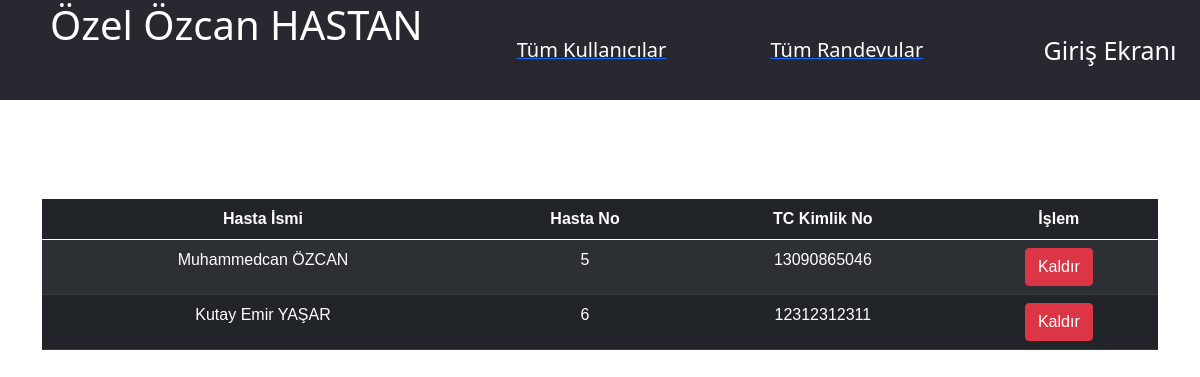
The page /doktorgiris/anasayfa2.php on the database its author committed.
### tables this page shows
CREATE TABLE `kullanici` (
  `kullanici_id` int(11) NOT NULL,
  `kullanici_adsoyad` varchar(50) NOT NULL,
  `kullanici_tc` varchar(11) NOT NULL,
  `kullanici_password` varchar(25) NOT NULL
);

### doktorgiris/anasayfa2.php (the view, shortened to what this page needs)
<!DOCTYPE html>
<html lang="tr">
<head>
    <link rel="stylesheet" href="style.css">
</head>
<body>
<div class="ust_bar">
    <a href="http://localhost/ozel_ozcan_hastanes%c4%b1/anasayfa.html"><h1>Özel Özcan HASTANESİ</h1></a>
    <div class="menu">
        <a href="anasayfa2.php"><h5>Tüm Kullanıcılar</h5></a>
        <a href="anasayfa.php"><h5>Tüm Randevular</h5></a>
    </div>
</div>
<a href="logout.php"><div class="cikis">
    Giriş Ekranı
</div></a>
</body>
</html>
<?php
 include "baglan1.php";
 $sql ="SELECT * FROM kullanici";
 $sorgu = $baglan->prepare($sql);
 $sorgu->execute();
 ?>
 <!DOCTYPE html>
 <html lang="tr">
 <head>
 <link href="https://cdn.jsdelivr.net/npm/bootstrap@5.0.1/dist/css/bootstrap.min.css" rel="stylesheet">
 </head>
 <body>
     <main>
         <div class="container">
             <div class="row mt-4">
                 <div class="col">
                     <table class="table table-hover table-dark table-striped">
                         <thead>
                             <tr>
                               <th>Hasta İsmi</th>
                                 <th>Hasta No</th>
                                 <th>TC Kimlik No</th>
                                 <th>İşlem</th>
                             </tr>
                         </thead>
                         <tbody>
                         <?php while($satir = $sorgu->fetch(PDO::FETCH_ASSOC)) { ?>
                             <tr>
                              <td><?=$satir['kullanici_adsoyad']?></td>
                                 <td><?=$satir['kullanici_id']?></td>
                                 <td><?=$satir['kullanici_tc']?></td>
                                 <td>
                                     <div class="btn-group">
                                         <a href="?sil=<?=$satir['kullanici_id']?>" onclick="return confirm('Silinsin mi?')" class="btn btn-danger">Kaldır</a>
                                     </div>
                                 </td>
                             </tr>
                         <?php } ?>
                         </tbody>
                     </table>
                 </div>
             </div>
         </div>
     </main>
 </body>
 </html>

### doktorgiris/style.css (style rules this page uses)
body { padding: 0; margin: 0; font-family: 'helvetica', sans-serif; text-align: center; background-color: white; }
::placeholder { font: 25px; text-align: center; }
a { font-size: 18px; color: (100, 100, 100); }
.ust_bar { position: relative; width: 85%; height: 100px; left: 0; background: #292830; top: 0; }
.ust_bar h1 { position: absolute; left: 50px; line-height: 50px; color: white; }
.menu h5 { position: relative; display: inline; padding: 50px; line-height: 100px; font-size: 20px; color: white; text-decoration: none; }
.menu { position: absolute; width: 600px; height: 100px; background: #292830; right: 0; }
a { text-decoration: none; }
.cikis { position: absolute; width: 15%; height: 100px; background: #292830; right: 0; color: white; text-align: center; line-height: 100px; font-size: 25px; cursor: pointer; top: 0; }
table { font-family: Arial, Helvetica, sans-serif; border-collapse: collapse; width: 100%; }
td, tr { border: 1px solid #dddddd; text-align: center; padding: 8px; }
tr:nth-child(even) { background: #dddddd; }

### rows shown on the page
kullanici: kullanici_adsoyad "Muhammedcan ÖZCAN", kullanici_id "5", kullanici_tc "13090865046"
kullanici: kullanici_adsoyad "Kutay Emir YAŞAR", kullanici_id "6", kullanici_tc "12312312311"
